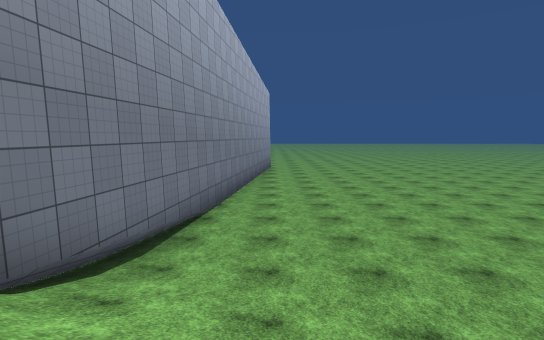
[1] (above)

24 first-person views from a walk through a Unity game level. The camera is 1.4 m above the floor, tilts 6° down and sees 80° across. The floor is counted in squares, 2 m on a side. Each view is taken from the middle of a square. On the plan, view 1 faces up. The plan holds only what a view shows up to about 10 squares ahead; the rest is blank. The place goes on beyond the plan. The player character is not drawn. Surface patterns are stand-ins for the level's own textures.

[2]
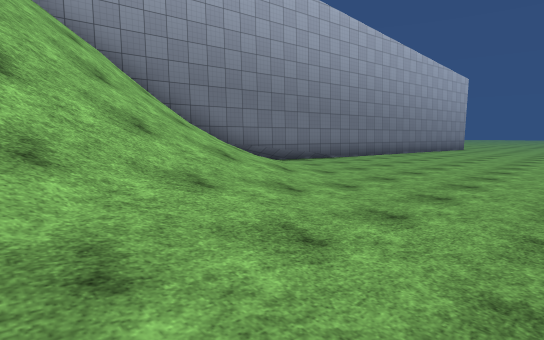

[3]
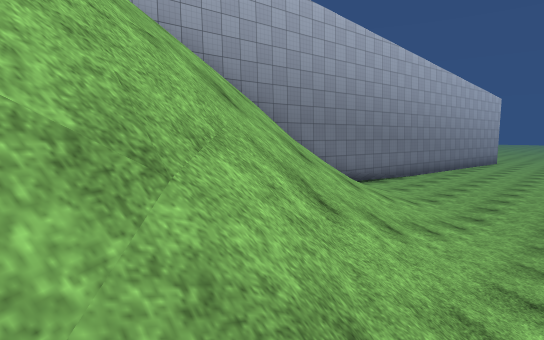

[4]
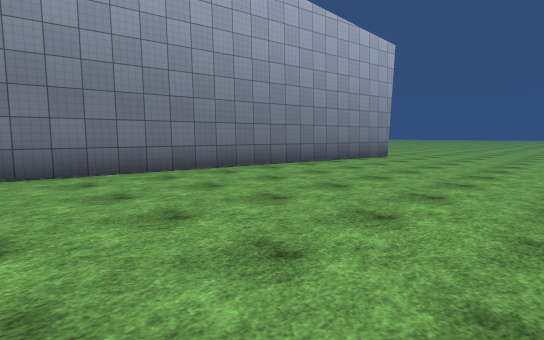

[5]
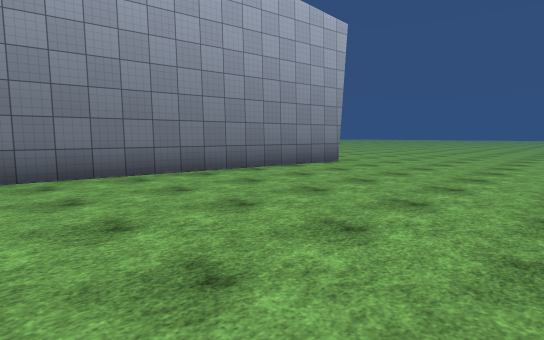

[6]
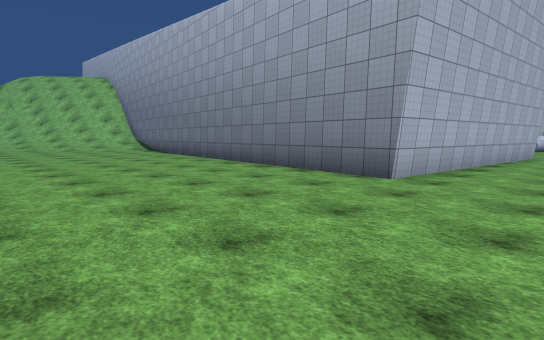

[7]
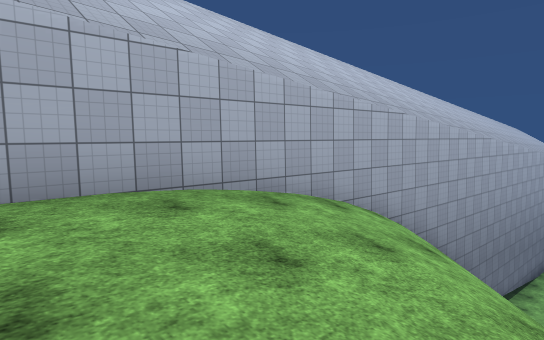

[8]
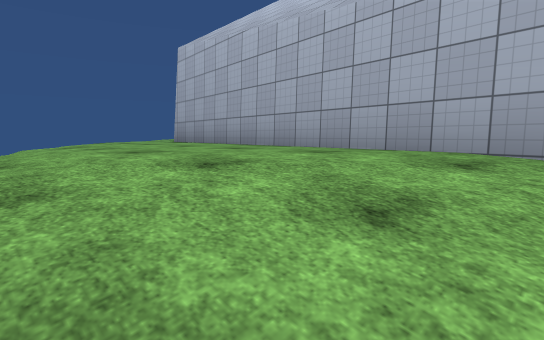

[9]
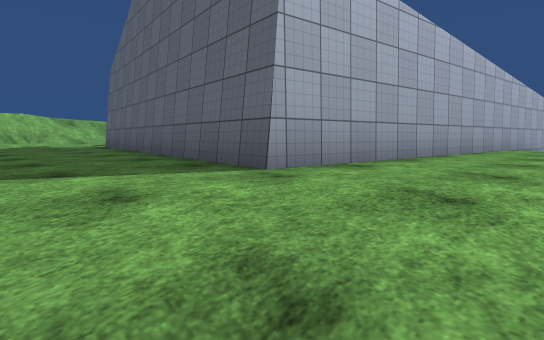

[10]
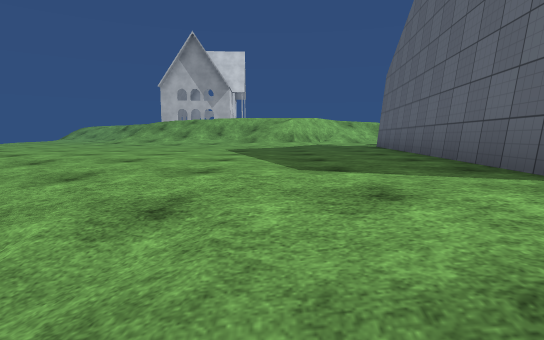

[11]
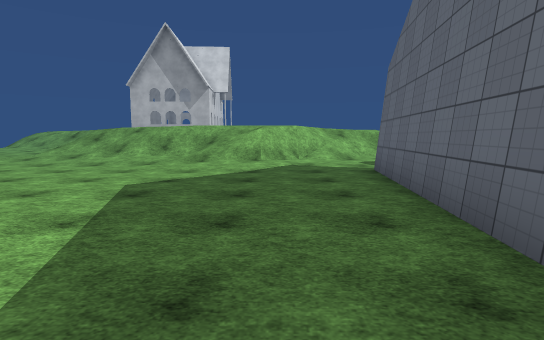

[12]
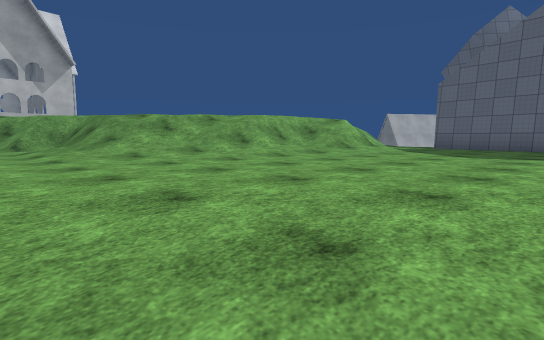

[13]
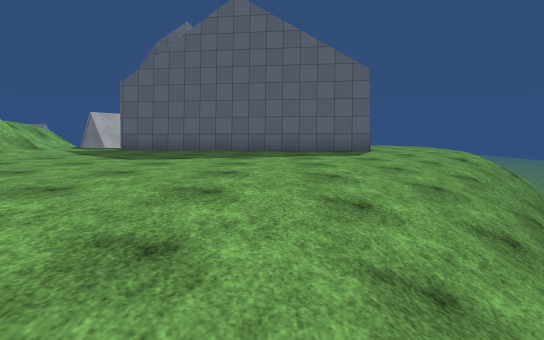

[14]
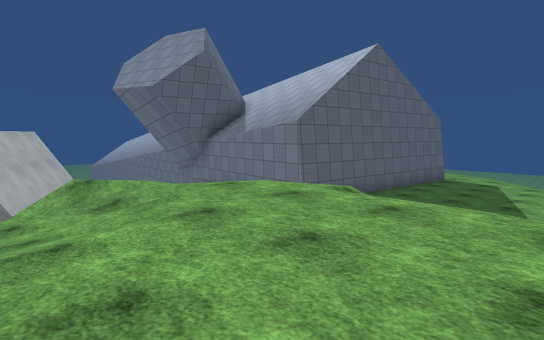

[15]
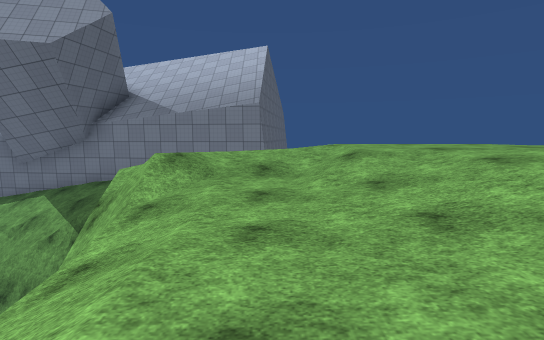

[16]
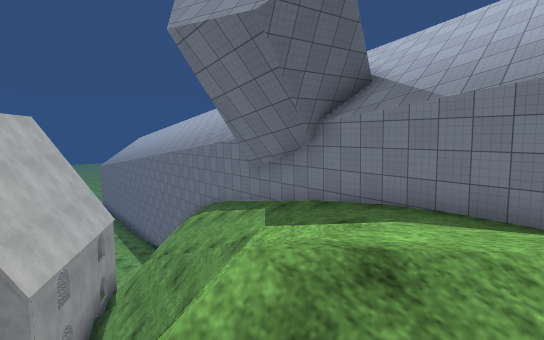

[17]
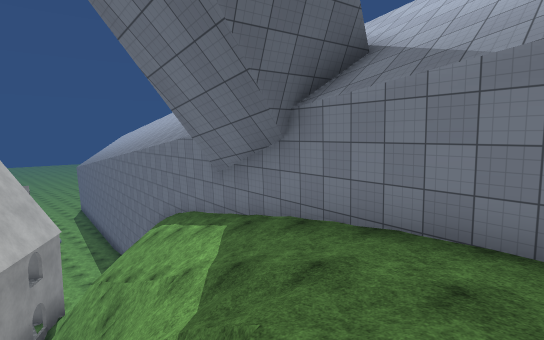

[18]
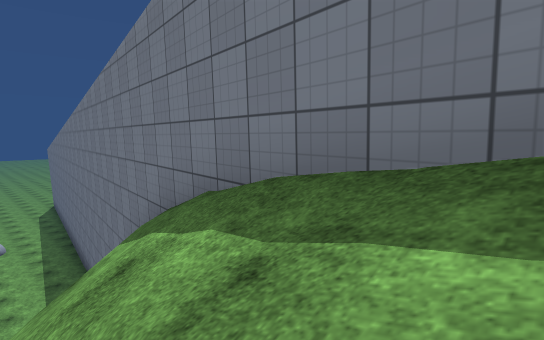

[19]
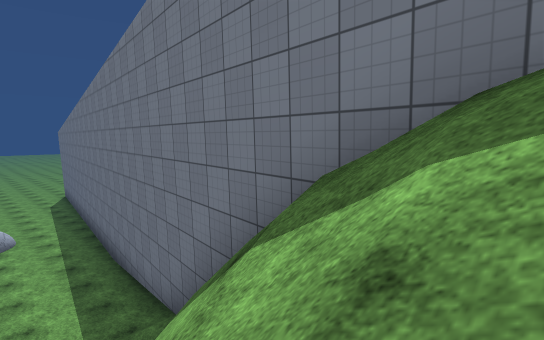

[20]
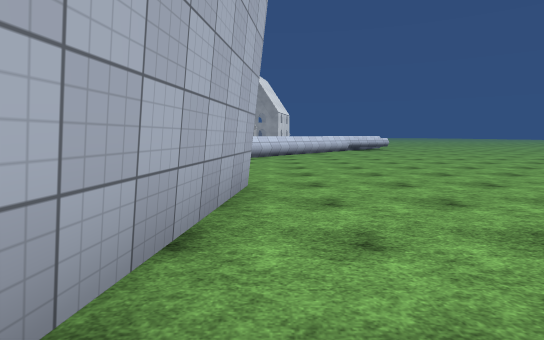

[21]
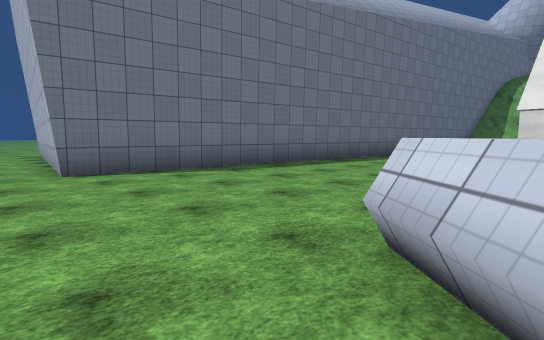

[22]
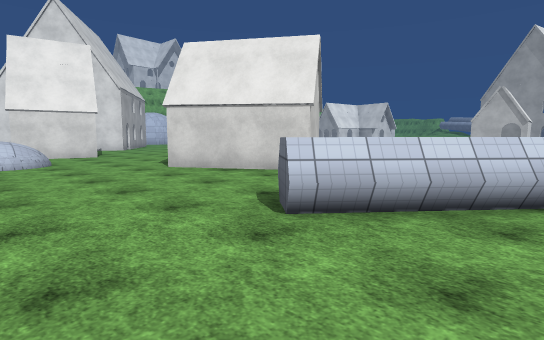

[23]
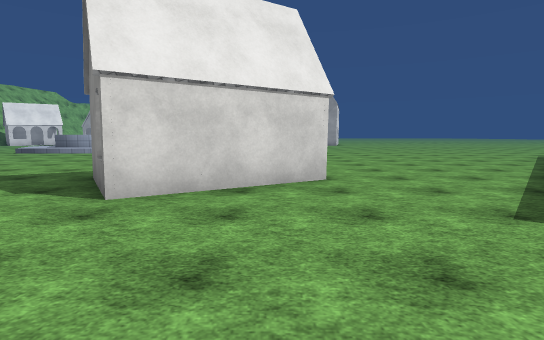

[24]
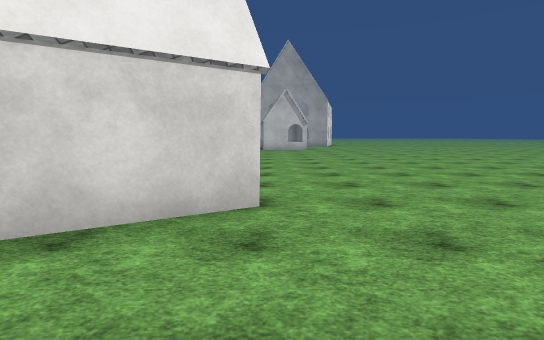

### Floor plan
Key: @ floor where view 1 was taken; # wall or solid block; . main floor; : floor 9.5 m higher than the main floor; + floor 10 m higher than the main floor; * floor 10.75 m higher than the main floor; % floor 12 m higher than the main floor; / step, stairs or slope; = window, fence, low wall or low ledge; ^ raised ledge; v drop or lower ground; O other object.
Columns run from 23 left of view 1 to 5 right of it. Each row starts with its distance up from view 1.
 19 ....... ^...........   ......
 18 ........^=...................
 17 .........==.....########.....
 16 ...............##     ##.....
 15 ...............#      #......
 14      ####......#      #......
 13        ##......#      #......
 12        ##......#      #......
 11        #.......#      #......
 10      ......^^..#      #......
  9    .... ... ^.        #......
  8   ....   .. ..#      ##......
  7   ...    OO ..#      #.......
  6   ..      O ..#      #.......
  5            ...#      #.......
  4            ...#      #......
  3             ..#      #//.....
  2              /#      #///....
  1              ##      #////...
  0           #  #      ##/@///..
 -1          ## v#      #//////..
 -2          #  /#      #///////.
 -3         ##v//#      #////////
 -4          #v//#      #///////
 -5          #v//#      #////=//
 -6          #v//#      #/// ##/
 -7           v/##     ##///
 -8          v//#      #:///
 -9          v//#      #:://
-10          v//#      #:::/
-11       vvv//:#      #:::/
-12     vvv// ::#      #:::
-13    ///////::#      #:::
-14   /*//////::########::/
-15    */////=+:::::::::::
-16     ///%%/=/::::::::://
-17      /%%%///::::::::///
-18      %%%%///:::::::///
-19      %%%%//:::::::///
-20         ///::::::://
-21        ////::::::///
-22      /////::::::///
-23     //////:::::://
-24     //+/::::::://
-25           :::///

Positions as (right, up) in squares from view 1, and headings:
1: (0, 0), facing up
2: (5, -3), facing up-left
3: (4, -6), facing up-left
4: (5, 6), facing up-left
5: (5, 9), facing up-left
6: (5, 19), facing down-left
7: (0, -9), facing up-left
8: (0, -7), facing down-left
9: (-2, -17), facing up-left
10: (-2, -17), facing left
11: (-5, -16), facing left
12: (-8, -25), facing up-left
13: (-7, -24), facing up
14: (-18, -19), facing up-right
15: (-21, -14), facing right
16: (-17, -13), facing up-right
17: (-15, -12), facing up-right
18: (-12, -6), facing up-right
19: (-12, -3), facing up-right
20: (-3, 18), facing left
21: (-14, 19), facing down-right
22: (-11, 19), facing down-left
23: (-11, 14), facing left
24: (-13, 15), facing left
